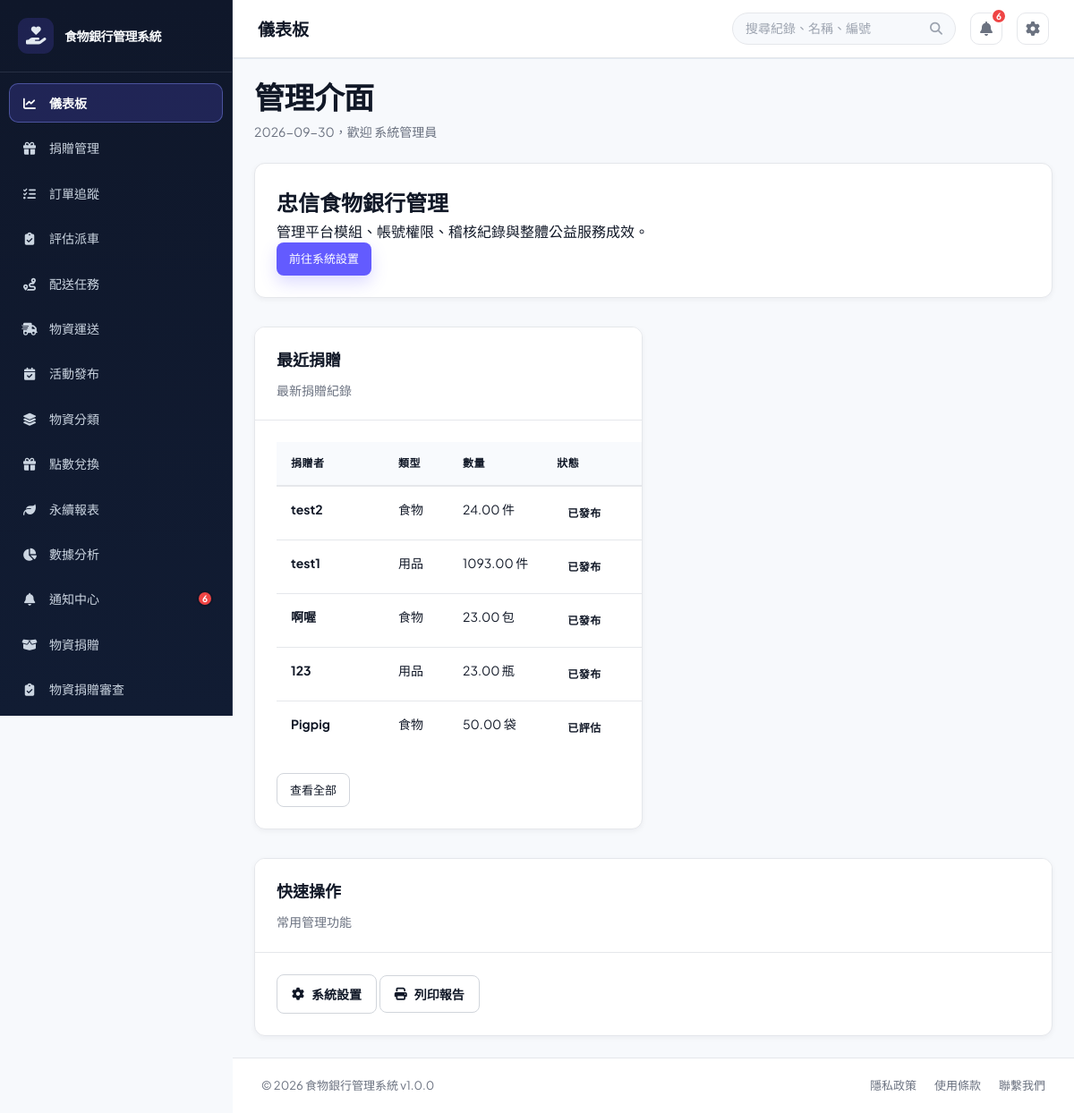
Page /?page=dashboard (signed in) on the earlier database version.
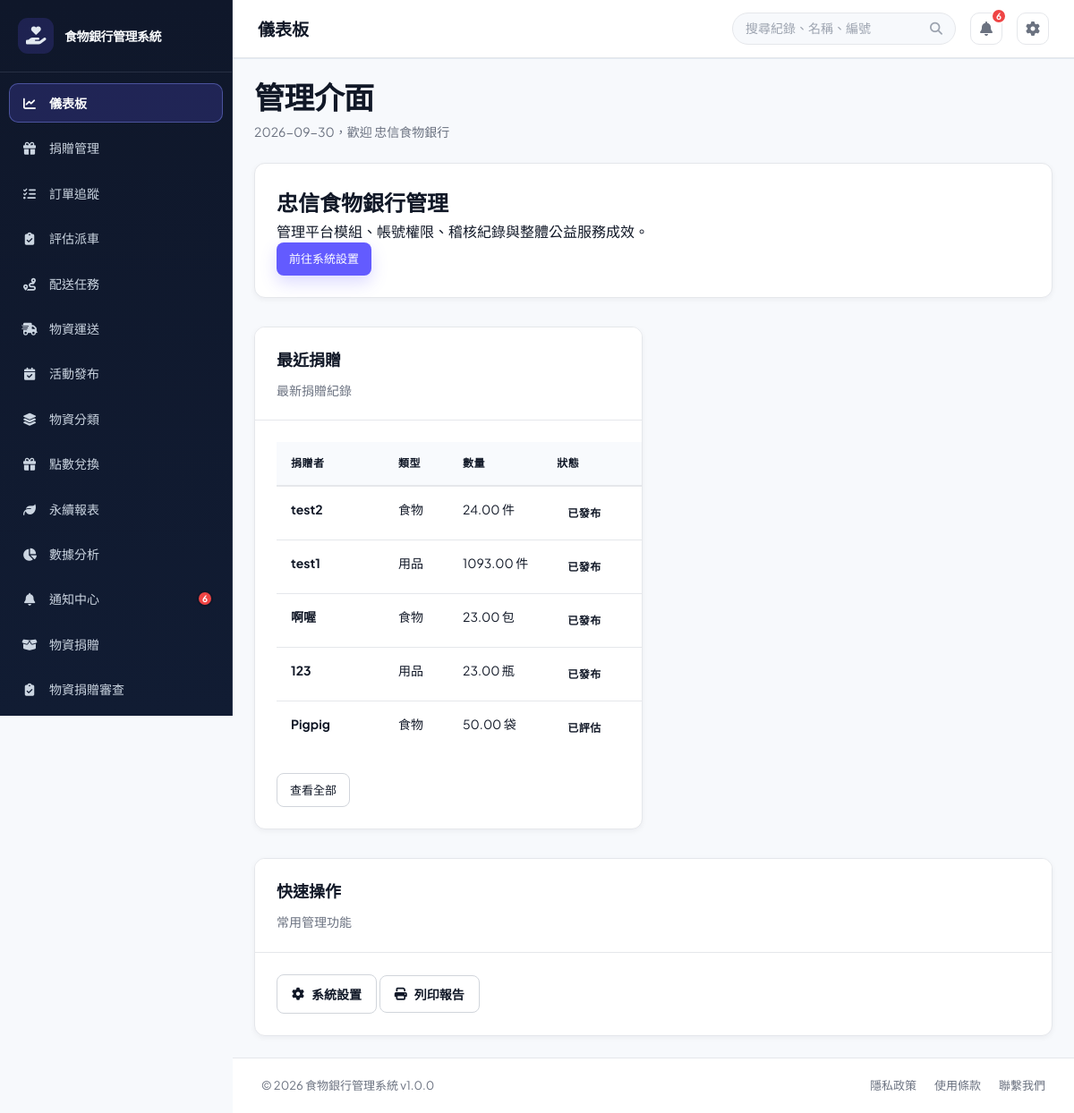
Same page on the later database version.
### tables this page shows
CREATE TABLE `users` (
  `user_id` int(11) NOT NULL,
  `username` varchar(50) NOT NULL,
  `password` varchar(255) NOT NULL,
  `email` varchar(100) NOT NULL,
  `full_name` varchar(100) NOT NULL,
  `phone` varchar(20) DEFAULT NULL,
  `role` enum('admin','foodbank_staff','member','volunteer','donor') NOT NULL DEFAULT 'foodbank_staff',
  `member_type` enum('general','enterprise') NOT NULL DEFAULT 'general',
  `department` varchar(50) DEFAULT NULL,
  `status` enum('active','inactive','suspended') DEFAULT 'active',
  `created_at` timestamp NULL DEFAULT current_timestamp(),
  `updated_at` timestamp NULL DEFAULT current_timestamp() ON UPDATE current_timestamp(),
  `created_by` int(11) DEFAULT NULL,
  `phone_verified` tinyint(1) NOT NULL DEFAULT 0,
  `is_enterprise_verified` tinyint(1) DEFAULT 0,
  `enterprise_name` varchar(150) DEFAULT NULL,
  `enterprise_verified_at` datetime DEFAULT NULL
);

### config/database.php (called while the page is built, shortened)
<?php
class Database
{
    private $connection = null;
    public function getConnection()
    {
        return $this->connection;
    }
    private function connect()
    {
        $this->connection = @new mysqli(DB_HOST, DB_USER, DB_PASS, DB_NAME, DB_PORT);
    }
}
$db = new Database();

### src/models/BaseModel.php (called while the page is built, shortened)
<?php
require_once __DIR__ . '/../../config/database.php';
abstract class BaseModel {
    protected $db;
    public function __construct() {
        global $db;
        $this->db = $db->getConnection();
    }
    public function query($sql) {
        $result = $this->db->query($sql);
        $rows = [];
        if ($result) {
            while ($row = $result->fetch_assoc()) {
                $rows[] = $row;
            }
        }
        return $rows;
    }
}
?>

### src/models/DonationModel.php (called while the page is built, shortened)
<?php
require_once 'BaseModel.php';
class DonationModel extends BaseModel {
    protected $table = 'donations';
    public function __construct() {
        $this->ensureOrderNumberColumn();
    }
    private function ensureOrderNumberColumn() {
        $result = $this->db->query("SHOW COLUMNS FROM donations LIKE 'order_number'");
        $this->db->query(
            "UPDATE donations
             SET order_number = CONCAT('FB-', DATE_FORMAT(donation_date, '%Y%m%d'), '-', LPAD(donation_id, 6, '0'))
             WHERE order_number IS NULL OR order_number = ''"
        );
        $indexResult = $this->db->query("SHOW INDEX FROM donations WHERE Key_name = 'unique_order_number'");
        if ($indexResult && $indexResult->num_rows === 0) {
            $this->db->query("ALTER TABLE donations ADD UNIQUE KEY unique_order_number (order_number)");
        }
    }
    public function getAllDonations($status = null, $donorId = null) {
        $sql = "SELECT * FROM {$this->table}";
        $conditions = [];
        $sql .= " ORDER BY donation_date DESC";
        $donations = $this->query($sql);
        $uniqueDonations = [];
        foreach ($donations as $donation) {
            $donationId = (int) ($donation['donation_id'] ?? 0);
            if (!isset($uniqueDonations[$donationId])) {
                $uniqueDonations[$donationId] = $donation;
            }
        }
        return array_values($uniqueDonations);
    }
}

### src/views/dashboard.php (the view, shortened to what the changed rows need)
<?php
require_once BASE_PATH . '/src/models/DonationModel.php';
$donationModel = new DonationModel();
$dashboardRole = $currentUser['role'] ?? 'foodbank_staff';
$dashboardMemberType = $currentUser['member_type'] ?? null;
$isEnterpriseMember = $dashboardRole === 'member' && $dashboardMemberType === 'enterprise';
$canViewDonations = in_array($dashboardRole, ['admin', 'foodbank_staff'], true) || $isEnterpriseMember;
$recentDonations = $canViewDonations
    ? array_slice($donationModel->getAllDonations(null, $isEnterpriseMember ? (int) $currentUser['user_id'] : null), 0, 5)
    : [];
$donationListPage = $dashboardRole === 'admin'
    ? 'donations'
    : ($isEnterpriseMember ? 'donation_materials' : 'donation_materials_review');
$dashboardRoleLabels = [
    'admin' => '管理介面',
    'foodbank_staff' => '管理介面',
    'member' => $isEnterpriseMember ? '企業會員工作台' : '一般會員工作台',
];
?>
<div class="view-header">
    <div>
        <h1 class="view-title"><?php echo htmlspecialchars($dashboardRoleLabels[$dashboardRole] ?? '管理介面'); ?></h1>
        <p class="view-subtitle"><?php echo date('Y-m-d'); ?>，歡迎 <?php echo htmlspecialchars($currentUser['full_name'] ?? '使用者'); ?></p>
    </div>
</div>
<div class="card role-intro mb-20">
    <div class="card-body">
        <?php if ($dashboardRole === 'member' && !$isEnterpriseMember): ?>
            <h2>你的公益任務</h2><p>報名公益活動，或前往配送任務接單；完成配送後會記錄公益點數。</p>
            <a href="?page=deliveries" class="btn btn-primary btn-sm">查看可接任務</a>
        <?php elseif ($dashboardRole === 'foodbank_staff'): ?>
            <h2>管理介面</h2><p>處理物資審查、配送與公益活動，確保物資完成媒合。</p>
            <a href="?page=rewards" class="btn btn-secondary btn-sm">管理公益點數兌換</a>
        <?php elseif ($isEnterpriseMember): ?>
            <h2>企業惜食行動</h2><p>報名公益活動，也可將企業剩餘食物或物資捐贈給食物銀行。</p>
            <a href="?page=donation_materials" class="btn btn-primary btn-sm">上架剩食物資</a>
        <?php elseif ($dashboardRole === 'manager'): ?>
            <h2>營運管理</h2><p>掌握物資媒合、配送任務與公益活動的整體進度。</p>
            <a href="?page=deliveries" class="btn btn-primary btn-sm">查看配送進度</a>
        <?php else: ?>
            <h2>忠信食物銀行管理</h2><p>管理平台模組、帳號權限、稽核紀錄與整體公益服務成效。</p>
            <a href="?page=settings" class="btn btn-primary btn-sm">前往系統設置</a>
        <?php endif; ?>
    </div>
</div>
<div class="grid-2 mt-32">
    <?php if ($canViewDonations): ?>
    <div class="card">
        <div class="card-header">
            <h2>最近捐贈</h2>
            <p>最新捐贈紀錄</p>
        </div>
        <div class="card-body recent-donations-body">
            <?php if (!empty($recentDonations)): ?>
                <table class="data-table recent-donations-table">
                    <thead>
                        <tr>
                            <th>捐贈者</th>
                            <th>類型</th>
                            <th>數量</th>
                            <th>狀態</th>
                        </tr>
                    </thead>
                    <tbody>
                        <?php foreach ($recentDonations as $donation): ?>
                            <?php
                            $donationTypeLabels = [
                                'food' => '食物',
                                'supplies' => '用品',
                                'other' => '其他',
                            ];
                            $donationStatusLabels = [
                                'pending' => '待評估',
                                'assessed' => '已評估',
                                'approved' => '已批准',
                                'received' => '已收貨',
                                'rejected' => '已拒絕',
                                'published' => '已發布',
                                'archived' => '已封存',
                            ];
                            $donationStatus = strtolower((string) ($donation['status'] ?? ''));
                            $donationStatusLabel = $donationStatusLabels[$donationStatus] ?? '其他狀態';
                            ?>
                            <tr>
                                <td><strong><?php echo htmlspecialchars($donation['donor_name']); ?></strong></td>
                                <td><?php echo htmlspecialchars($donationTypeLabels[$donation['donation_type']] ?? $donation['donation_type']); ?></td>
                                <td><?php echo htmlspecialchars($donation['quantity']); ?> <?php echo htmlspecialchars($donation['unit']); ?></td>
                                <td><span class="status <?php echo htmlspecialchars('status-' . str_replace(' ', '_', $donationStatus)); ?>"><?php echo htmlspecialchars($donationStatusLabel); ?></span></td>
                            </tr>
                        <?php endforeach; ?>
                    </tbody>
                </table>
                <div class="mt-20">
                    <a href="?page=<?php echo htmlspecialchars($donationListPage, ENT_QUOTES, 'UTF-8'); ?>" class="btn btn-secondary btn-sm">查看全部</a>
                </div>
            <?php endif; ?>
        </div>
    </div>
    <?php endif; ?>
</div>
<div class="card mt-32">
    <div class="card-header">
        <h2>快速操作</h2>
        <p>常用管理功能</p>
    </div>
    <div class="card-body">
        <div class="grid-4">
            <a href="?page=settings" class="btn btn-secondary"><i class="fas fa-gear"></i> 系統設置</a>
            <button class="btn btn-secondary" onclick="printTable()"><i class="fas fa-print"></i> 列印報告</button>
        </div>
    </div>
</div>

### public/index.php (shortened to what the changed rows need)
<?php
require_once BASE_PATH . '/config/database.php';
$connection = $db->getConnection();
$connection->query("UPDATE users SET member_type = CASE WHEN role = 'donor' THEN 'enterprise' ELSE 'general' END WHERE role IN ('donor', 'volunteer')");
$connection->query("UPDATE users SET enterprise_name = COALESCE(NULLIF(enterprise_name, ''), full_name) WHERE role = 'donor'");
$connection->query("UPDATE users SET role = 'member' WHERE role IN ('volunteer', 'donor')");
$connection->query(
    "UPDATE users SET role = 'admin', full_name = '忠信食物銀行' WHERE username IN ('admin', 'manager')"
);
$demoPasswordHashes = [
    'manager' => '866485796cfa8d7c0cf7111640205b83076433547577511d81f8030ae99ecea5',
    'staff' => '10176e7b7b24d317acfcf8d2064cfd2f24e154f7b5a96603077d5ef813d6a6b6',
];
foreach ($demoPasswordHashes as $demoUsername => $demoPasswordHash) {
    $demoUsernameEscaped = $connection->real_escape_string($demoUsername);
    $connection->query(
        "UPDATE users SET password = '{$demoPasswordHash}' WHERE username = '{$demoUsernameEscaped}' AND CHAR_LENGTH(password) <> 60 AND CHAR_LENGTH(password) <> 64"
    );
}
$connection->query(
    "UPDATE users SET full_name = CASE username
        WHEN 'official' THEN '食物銀行官方人員'
        WHEN 'manager' THEN '忠信食物銀行'
        WHEN 'staff' THEN '食物銀行官方人員'
        WHEN 'volunteer' THEN '平台志工／外送員'
        WHEN 'donor' THEN '捐贈剩食店家'
        ELSE full_name
    END
    WHERE username IN ('official', 'manager', 'staff', 'volunteer', 'donor')
      AND (full_name LIKE '%?%' OR full_name = '')"
);
if (!empty($_SESSION['user']['username'])) {
    $sessionUsername = $connection->real_escape_string($_SESSION['user']['username']);
    $sessionUserResult = $connection->query("SELECT user_id, username, full_name, role, member_type, enterprise_name, status, email, phone, phone_verified FROM users WHERE username = '{$sessionUsername}' LIMIT 1");
}
$currentUser = $_SESSION['user'];
$role = $currentUser['role'];
$page = isset($_GET['page']) ? trim($_GET['page']) : 'dashboard';
$page = basename($page);
$menu_items = [
    'dashboard' => ['label' => '儀表板', 'icon' => 'fa-solid fa-chart-line'],
    'donations' => ['label' => '捐贈管理', 'icon' => 'fa-solid fa-gift'],
    'order_tracking' => ['label' => '訂單追蹤', 'icon' => 'fa-solid fa-list-check'],
    'donations_evaluation' => ['label' => '評估派車', 'icon' => 'fa-solid fa-clipboard-check'],
    'deliveries' => ['label' => '配送任務', 'icon' => 'fa-solid fa-route'],
    'material_transport' => ['label' => '物資運送', 'icon' => 'fa-solid fa-truck-fast'],
    'activities' => ['label' => $role === 'member' ? '活動報名' : '活動發布', 'icon' => 'fa-solid fa-calendar-check'],
    'item_categories' => ['label' => '物資分類', 'icon' => 'fa-solid fa-layer-group'],
    'rewards' => ['label' => '點數兌換', 'icon' => 'fa-solid fa-gift'],
    'carbon_report' => ['label' => '永續報表', 'icon' => 'fa-solid fa-leaf'],
    'reports' => ['label' => '數據分析', 'icon' => 'fa-solid fa-chart-pie'],
    'notifications' => ['label' => '通知中心', 'icon' => 'fa-solid fa-bell'],
    'donation_materials' => ['label' => '物資捐贈', 'icon' => 'fa-solid fa-box-open'],
    'donation_materials_review' => ['label' => '物資捐贈審查', 'icon' => 'fa-solid fa-clipboard-check'],
    'settings' => ['label' => '設置', 'icon' => 'fa-solid fa-gear'],
    'users' => ['label' => '帳號審核', 'icon' => 'fa-solid fa-user-check'],
    'volunteer_management' => ['label' => '一般會員管理', 'icon' => 'fa-solid fa-people-group'],
];
?>
<!DOCTYPE html>
<html lang="zh-TW">
<head>
    <link href="https://cdnjs.cloudflare.com/ajax/libs/font-awesome/6.4.0/css/all.min.css" rel="stylesheet">
    <link rel="stylesheet" href="assets/css/style.css?v=<?php echo filemtime(__DIR__ . '/assets/css/style.css'); ?>">
</head>
<body>
    <div class="app-wrapper">
        <aside class="sidebar">
            <nav class="sidebar-nav">
                <?php foreach ($menu_items as $key => $item):
                    $is_active = ($page === $key) ? 'active' : '';
                    $icon = $item['icon'];
                    $label = ($key === 'reports' && $role === 'member') ? '榮譽榜' : $item['label'];
                    ?>
                    <a href="?page=<?php echo $key; ?>" class="nav-item <?php echo $is_active; ?>" title="<?php echo $label; ?>">
                        <span class="nav-icon"><i class="<?php echo $icon; ?>"></i></span>
                        <span class="nav-label"><?php echo $label; ?></span>
                    </a>
                <?php endforeach; ?>
            </nav>
        </aside>
        <div class="main-container">
            <header class="topbar">
                <div class="topbar-left">
                    <div class="breadcrumb">
                        <span class="page-title" id="pageTitle">
                            <?php echo $menu_items[$page]['label'] ?? '頁面'; ?>
                        </span>
                    </div>
                </div>
            </header>
            <main class="page-content">
                <div class="content-shell">
                    <?php
                    $view_file = BASE_PATH . '/src/views/' . $page . '.php';
                    if (file_exists($view_file)) {
                        include $view_file;
                    }
                    ?>
                </div>
            </main>
        </div>
    </div>
</body>
</html>

Differences in the rows shown:
changed users "管理介面": full_name "系統管理員" → "忠信食物銀行"
